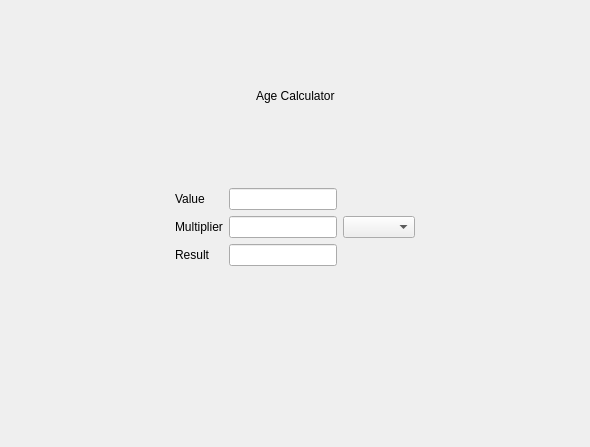
<?xml version="1.0" encoding="UTF-8"?>
<ui version="4.0">
 <class>Dialog</class>
 <widget class="QDialog" name="Dialog">
  <property name="geometry">
   <rect>
    <x>0</x>
    <y>0</y>
    <width>590</width>
    <height>447</height>
   </rect>
  </property>
  <property name="windowTitle">
   <string>Dialog</string>
  </property>
  <layout class="QVBoxLayout" name="verticalLayout">
   <item>
    <spacer name="verticalSpacer_4">
     <property name="orientation">
      <enum>Qt::Orientation::Vertical</enum>
     </property>
     <property name="sizeHint" stdset="0">
      <size>
       <width>20</width>
       <height>18</height>
      </size>
     </property>
    </spacer>
   </item>
   <item>
    <layout class="QHBoxLayout" name="horizontalLayout_2">
     <item>
      <spacer name="horizontalSpacer_3">
       <property name="orientation">
        <enum>Qt::Orientation::Horizontal</enum>
       </property>
       <property name="sizeHint" stdset="0">
        <size>
         <width>40</width>
         <height>20</height>
        </size>
       </property>
      </spacer>
     </item>
     <item>
      <widget class="QLabel" name="label">
       <property name="text">
        <string>Age Calculator</string>
       </property>
      </widget>
     </item>
     <item>
      <spacer name="horizontalSpacer_4">
       <property name="orientation">
        <enum>Qt::Orientation::Horizontal</enum>
       </property>
       <property name="sizeHint" stdset="0">
        <size>
         <width>40</width>
         <height>20</height>
        </size>
       </property>
      </spacer>
     </item>
    </layout>
   </item>
   <item>
    <spacer name="verticalSpacer">
     <property name="orientation">
      <enum>Qt::Orientation::Vertical</enum>
     </property>
     <property name="sizeHint" stdset="0">
      <size>
       <width>20</width>
       <height>18</height>
      </size>
     </property>
    </spacer>
   </item>
   <item>
    <layout class="QHBoxLayout" name="horizontalLayout_3">
     <item>
      <spacer name="horizontalSpacer_5">
       <property name="orientation">
        <enum>Qt::Orientation::Horizontal</enum>
       </property>
       <property name="sizeHint" stdset="0">
        <size>
         <width>40</width>
         <height>20</height>
        </size>
       </property>
      </spacer>
     </item>
     <item>
      <layout class="QGridLayout" name="gridLayout_2">
       <item row="0" column="1">
        <widget class="QComboBox" name="comboBox"/>
       </item>
       <item row="0" column="0">
        <layout class="QGridLayout" name="gridLayout">
         <item row="0" column="1">
          <widget class="QLineEdit" name="lineEdit_value">
           <property name="sizePolicy">
            <sizepolicy hsizetype="Expanding" vsizetype="Fixed">
             <horstretch>0</horstretch>
             <verstretch>0</verstretch>
            </sizepolicy>
           </property>
           <property name="margin" stdset="0">
            <number>5</number>
           </property>
          </widget>
         </item>
         <item row="1" column="0">
          <widget class="QLabel" name="label_2">
           <property name="text">
            <string>Multiplier</string>
           </property>
           <property name="margin">
            <number>5</number>
           </property>
          </widget>
         </item>
         <item row="1" column="1">
          <widget class="QLineEdit" name="lineEdit_multiplier">
           <property name="sizePolicy">
            <sizepolicy hsizetype="Expanding" vsizetype="Fixed">
             <horstretch>0</horstretch>
             <verstretch>0</verstretch>
            </sizepolicy>
           </property>
           <property name="focusPolicy">
            <enum>Qt::FocusPolicy::NoFocus</enum>
           </property>
           <property name="readOnly">
            <bool>true</bool>
           </property>
           <property name="margin" stdset="0">
            <number>5</number>
           </property>
          </widget>
         </item>
         <item row="2" column="1">
          <widget class="QLineEdit" name="lineEdit_result">
           <property name="sizePolicy">
            <sizepolicy hsizetype="Expanding" vsizetype="Fixed">
             <horstretch>0</horstretch>
             <verstretch>0</verstretch>
            </sizepolicy>
           </property>
           <property name="focusPolicy">
            <enum>Qt::FocusPolicy::NoFocus</enum>
           </property>
           <property name="readOnly">
            <bool>true</bool>
           </property>
           <property name="margin" stdset="0">
            <number>5</number>
           </property>
          </widget>
         </item>
         <item row="2" column="0">
          <widget class="QLabel" name="label_3">
           <property name="text">
            <string>Result</string>
           </property>
           <property name="margin">
            <number>5</number>
           </property>
          </widget>
         </item>
         <item row="0" column="0">
          <widget class="QLabel" name="label_1">
           <property name="text">
            <string>Value</string>
           </property>
           <property name="margin">
            <number>5</number>
           </property>
          </widget>
         </item>
        </layout>
       </item>
      </layout>
     </item>
     <item>
      <spacer name="horizontalSpacer_6">
       <property name="orientation">
        <enum>Qt::Orientation::Horizontal</enum>
       </property>
       <property name="sizeHint" stdset="0">
        <size>
         <width>40</width>
         <height>20</height>
        </size>
       </property>
      </spacer>
     </item>
    </layout>
   </item>
   <item>
    <spacer name="verticalSpacer_2">
     <property name="orientation">
      <enum>Qt::Orientation::Vertical</enum>
     </property>
     <property name="sizeHint" stdset="0">
      <size>
       <width>20</width>
       <height>18</height>
      </size>
     </property>
    </spacer>
   </item>
   <item>
    <layout class="QHBoxLayout" name="horizontalLayout">
     <item>
      <spacer name="horizontalSpacer">
       <property name="orientation">
        <enum>Qt::Orientation::Horizontal</enum>
       </property>
       <property name="sizeHint" stdset="0">
        <size>
         <width>40</width>
         <height>20</height>
        </size>
       </property>
      </spacer>
     </item>
     <item>
      <spacer name="horizontalSpacer_2">
       <property name="orientation">
        <enum>Qt::Orientation::Horizontal</enum>
       </property>
       <property name="sizeHint" stdset="0">
        <size>
         <width>40</width>
         <height>20</height>
        </size>
       </property>
      </spacer>
     </item>
    </layout>
   </item>
   <item>
    <spacer name="verticalSpacer_3">
     <property name="orientation">
      <enum>Qt::Orientation::Vertical</enum>
     </property>
     <property name="sizeHint" stdset="0">
      <size>
       <width>20</width>
       <height>18</height>
      </size>
     </property>
    </spacer>
   </item>
  </layout>
 </widget>
 <resources/>
 <connections/>
</ui>
